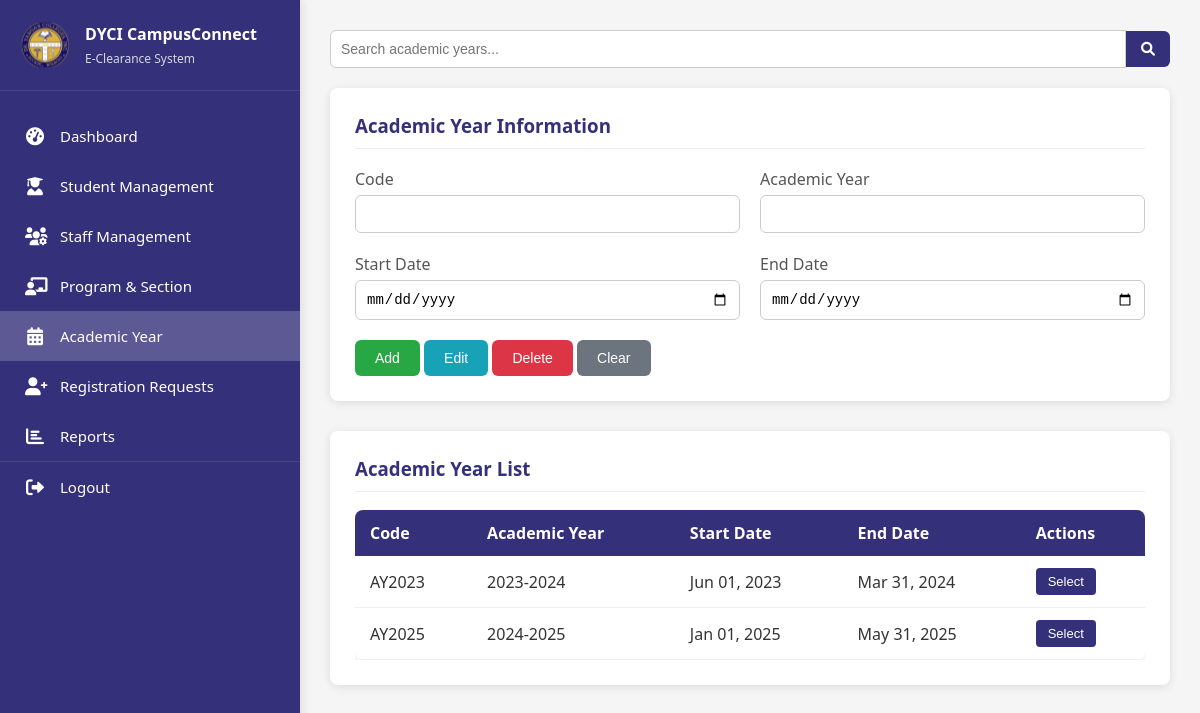
Page /pages/academicyear.php on the earlier database version.
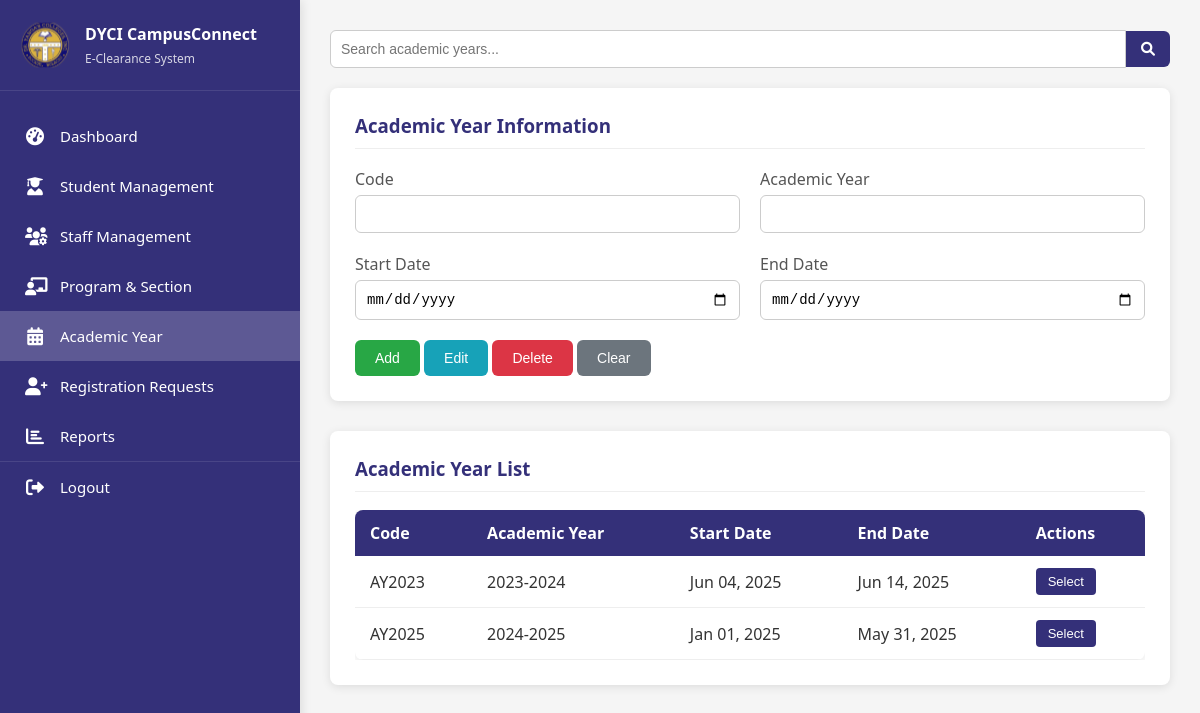
Same page on the later database version.
### tables this page shows
CREATE TABLE `academicyears` (
  `Code` varchar(50) NOT NULL,
  `AcademicYear` varchar(50) NOT NULL,
  `StartDate` date NOT NULL,
  `EndDate` date NOT NULL
);

### pages/academicyear.php (the view, shortened to what this page needs)
<?php
include '../includes/db_connect.php';
$search_query = isset($_POST['search_query']) ? $_POST['search_query'] : '';
$ay_sql = "SELECT * FROM academicyears";
$ay_result = $conn->query($ay_sql);
?>
<!DOCTYPE html>
<html lang="en">
<head>
<link rel="stylesheet" href="https://cdnjs.cloudflare.com/ajax/libs/font-awesome/6.0.0/css/all.min.css">
</head>
<body>
<nav class="sidebar">
    <div class="logo-container">
        <img src="../assets/dyci_logo.svg" alt="DYCI Logo" class="logo">
        <div class="logo-text">
            <h2>DYCI CampusConnect</h2>
            <p>E-Clearance System</p>
        </div>
    </div>
    <ul>
        <li><a href="dashboard.php"><i class="fas fa-tachometer-alt icon"></i> Dashboard</a></li>
        <li><a href="student_management.php"><i class="fas fa-user-graduate icon"></i> Student Management</a></li>
        <li><a href="staff_management.php"><i class="fas fa-users-cog icon"></i> Staff Management</a></li>
        <li><a href="program_section.php"><i class="fas fa-chalkboard-teacher icon"></i> Program & Section</a></li>
        <li class="active"><a href="academicyear.php"><i class="fas fa-calendar-alt icon"></i> Academic Year</a></li>
        <li><a href="registration_requests.php"><i class="fas fa-user-plus icon"></i> Registration Requests</a></li>
        <li><a href="reports.php"><i class="fas fa-chart-bar icon"></i> Reports</a></li>
        <li class="logout"><a href="../includes/logout.php"><i class="fas fa-sign-out-alt icon"></i> Logout</a></li>
    </ul>
</nav>
<div class="container">
    <div class="search-container">
        <form method="POST" class="search-form">
            <div class="search-input-group">
                <input type="text" name="search_query" placeholder="Search academic years..."
                       value="<?php echo htmlspecialchars($search_query); ?>">
                <button type="submit" name="search" class="search-button">
                    <i class="fas fa-search"></i>
                </button>
            </div>
        </form>
    </div>
    <div class="panel">
        <h3>Academic Year Information</h3>
        <form method="POST">
            <div class="form-row">
                <div class="form-group">
                    <label>Code</label>
                    <input type="text" id="code" name="code" required>
                </div>
                <div class="form-group">
                    <label>Academic Year</label>
                    <input type="text" id="academic_year" name="academic_year" required>
                </div>
            </div>
            <div class="form-row">
                <div class="form-group">
                    <label>Start Date</label>
                    <input type="date" id="start_date" name="start_date" required>
                </div>
                <div class="form-group">
                    <label>End Date</label>
                    <input type="date" id="end_date" name="end_date" required>
                </div>
            </div>
            <div class="form-buttons">
                <button type="submit" name="add_ay">Add</button>
                <button type="submit" name="edit_ay">Edit</button>
                <button type="submit" name="delete_ay" onclick="return confirm('Are you sure you want to delete this academic year?');">Delete</button>
                <button type="button" onclick="clearForm()">Clear</button>
            </div>
        </form>
    </div>
    <div class="panel">
        <h3>Academic Year List</h3>
        <div class="scrollable-content">
            <table>
                <thead>
                    <tr>
                        <th>Code</th>
                        <th>Academic Year</th>
                        <th>Start Date</th>
                        <th>End Date</th>
                        <th>Actions</th>
                    </tr>
                </thead>
                <tbody>
                    <?php while ($ay = $ay_result->fetch_assoc()) { ?>
                        <tr onclick="selectAY('<?php echo $ay['Code']; ?>', '<?php echo $ay['AcademicYear']; ?>', '<?php echo $ay['StartDate']; ?>', '<?php echo $ay['EndDate']; ?>')">
                            <td><?php echo $ay['Code']; ?></td>
                            <td><?php echo $ay['AcademicYear']; ?></td>
                            <td><?php echo date('M d, Y', strtotime($ay['StartDate'])); ?></td>
                            <td><?php echo date('M d, Y', strtotime($ay['EndDate'])); ?></td>
                            <td><button type="button">Select</button></td>
                        </tr>
                    <?php } ?>
                </tbody>
            </table>
        </div>
    </div>
</div>
</body>
</html>

### pages/academicyear.php (style rules this page uses)
body { font-family: 'Segoe UI', Tahoma, Geneva, Verdana, sans-serif; margin: 0; padding: 0; background-color: #f5f5f5; color: #333; display: flex; min-height: 100vh; }
.sidebar { width: 300px; background-color: #343079; color: white; height: 100vh; position: fixed; padding: 20px 0; box-shadow: 2px 0 10px rgba(0,0,0,0.1); overflow-y: auto; transition: all 0.3s; }
.logo-container { display: flex; align-items: center; padding: 0 20px 20px; border-bottom: 1px solid rgba(255,255,255,0.1); margin-bottom: 20px; }
.logo { width: 50px; height: 50px; margin-right: 15px; }
.logo-text h2 { font-size: 16px; margin: 0 0 5px 0; font-weight: 600; }
.logo-text p { font-size: 12px; margin: 0; opacity: 0.8; }
.sidebar ul { list-style: none; padding: 0; margin: 0; }
.sidebar li a { display: flex; align-items: center; padding: 15px 25px; color: white; text-decoration: none; transition: all 0.3s; font-size: 15px; }
.sidebar li.active a { background-color: rgba(255,255,255,0.2); }
.sidebar li.logout { margin-top: auto; border-top: 1px solid rgba(255,255,255,0.1); }
.sidebar .icon { margin-right: 15px; font-size: 18px; width: 20px; text-align: center; }
.container { flex: 1; margin-left: 300px; padding: 30px; display: flex; flex-direction: column; min-height: 100vh; box-sizing: border-box; overflow-y: auto; }
.panel { background-color: #fff; padding: 25px; border-radius: 8px; box-shadow: 0 2px 10px rgba(0,0,0,0.1); margin-bottom: 30px; }
.panel h3 { margin-top: 0; color: #343079; border-bottom: 1px solid #eee; padding-bottom: 10px; }
.form-row { display: flex; gap: 20px; margin-bottom: 20px; flex-wrap: wrap; }
.form-group { flex: 1; display: flex; flex-direction: column; }
.form-group label { margin-bottom: 5px; font-weight: 500; color: #555; }
.form-group input, .form-group select { padding: 10px; font-size: 14px; border: 1px solid #ccc; border-radius: 6px; transition: 0.3s; }
.form-buttons button { border: none; padding: 10px 20px; border-radius: 6px; font-size: 14px; cursor: pointer; transition: 0.3s; color: white; }
.form-buttons button[name="add_ay"] { background-color: #28a745; }
.form-buttons button[name="edit_ay"] { background-color: #17a2b8; }
.form-buttons button[name="delete_ay"] { background-color: #dc3545; }
.form-buttons button[type="button"] { background-color: #6c757d; }
.search-container { margin-bottom: 20px; }
.search-form { display: flex; justify-content: space-between; align-items: center; }
.search-input-group { display: flex; align-items: center; width: 100%; }
.search-input-group input { flex: 1; padding: 10px; border: 1px solid #ccc; border-radius: 6px 0 0 6px; font-size: 14px; }
.search-button, .clear-search-button { padding: 10px 15px; background-color: #343079; color: white; border: none; font-size: 14px; border-radius: 0 6px 6px 0; cursor: pointer; transition: 0.3s; }
.scrollable-content { overflow-x: auto; }
table { width: 100%; border-collapse: collapse; background: white; box-shadow: 0 2px 10px rgba(0,0,0,0.1); border-radius: 8px; overflow: hidden; }
th, td { padding: 12px 15px; text-align: left; }
thead th { background-color: #343079; color: white; }
tbody tr { border-bottom: 1px solid #eee; cursor: pointer; }
tbody td button { background-color: #343079; color: white; border: none; padding: 6px 12px; border-radius: 4px; cursor: pointer; font-size: 13px; }

Differences in the rows shown:
changed academicyears "AY2023": StartDate "Jun 01, 2023" → "Jun 04, 2025"; EndDate "Mar 31, 2024" → "Jun 14, 2025"
